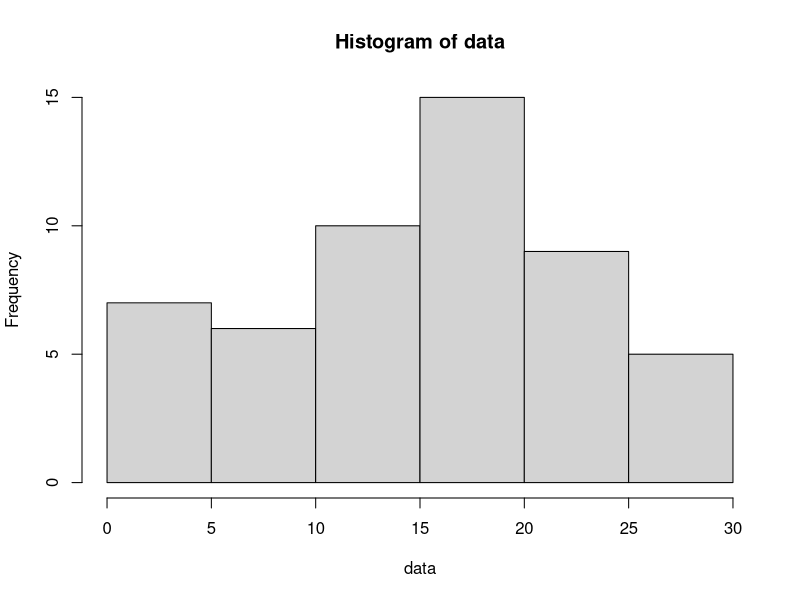

Write the R code that produced this figure.
data <- c(1,1,5,5,5,5,5,8,8,10,10,10,10,12,14,14,14,15,15,15,15,15,15,18,18,18,18,18,18,18,18,20,20,20,20,20,20,20,21,21,21,21,25,25,25,25,25,28,28,30,30,30)

hist(data)
